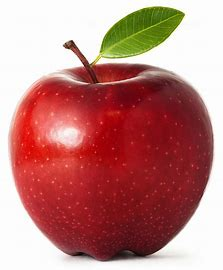
#> input picture openCV_class(cv2)/img/apple.jpg, 223 x 270 px
$ python h_edge_laplacian.py
#> lines starting #> are read from the running program, lines starting #| are printed output that depends on the picture
import cv2
import numpy as np

img = cv2.imread("../img/apple.jpg")
#> img is the input picture: shape (270, 223, 3); mean B, G, R 126.6, 130.6, 190.2

edge = cv2.Laplacian(img, -1)
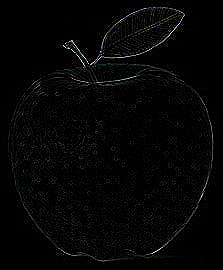
#> edge: shape (270, 223, 3); mean B, G, R 5.5, 5.4, 5.4

merged = np.hstack((img, edge))
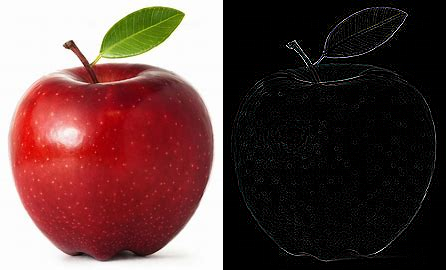
#> merged: shape (270, 446, 3); mean B, G, R 66, 68, 97.8
cv2.imshow('Laplacian', merged)
cv2.waitKey(0)
cv2.destroyAllWindows()

$ run again, with openCV_class(cv2)/img/b.jpg copied over openCV_class(cv2)/img/apple.jpg
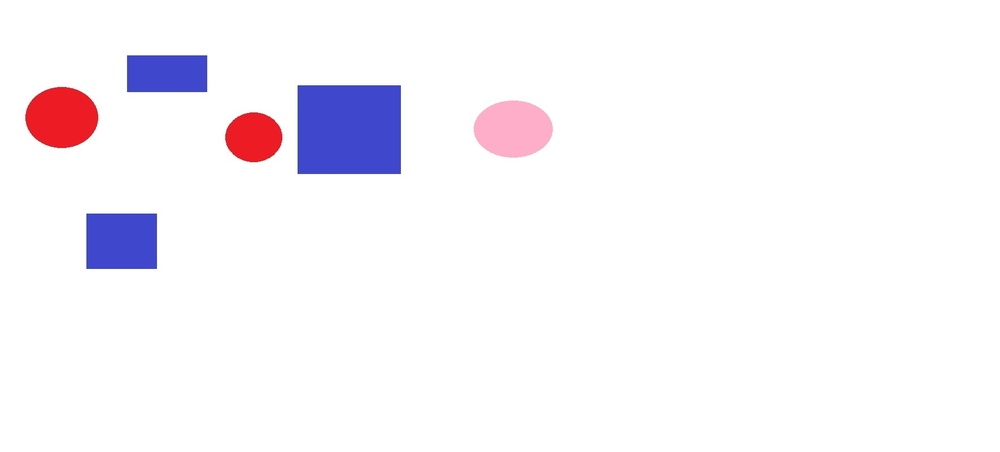
#> input picture openCV_class(cv2)/img/b.jpg, 1000 x 452 px, shrunk from 1771 x 800 before the run
#> img is the input picture: shape (452, 1000, 3); mean B, G, R 249.8, 244.9, 247.8
#> `edge = cv2.Laplacian(img, -1)`:
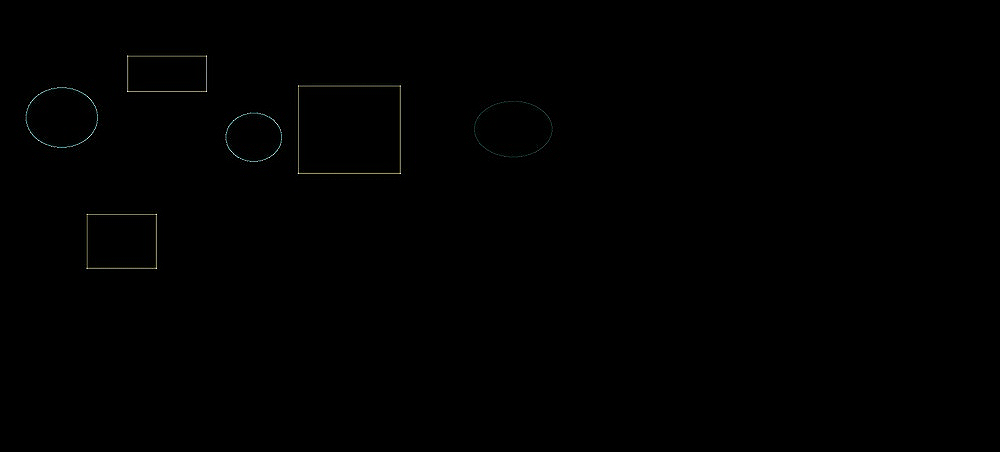
#> edge: shape (452, 1000, 3); mean B, G, R 0.4, 0.5, 0.4
#> `merged = np.hstack((img, edge))`:
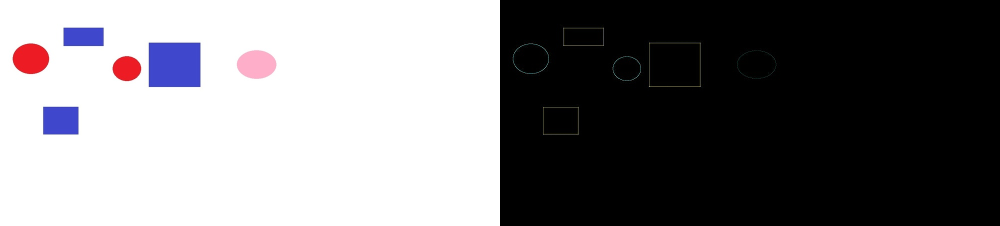
#> merged: shape (452, 2000, 3) (shown at 1/2 size); mean B, G, R 125.1, 122.7, 124.1
